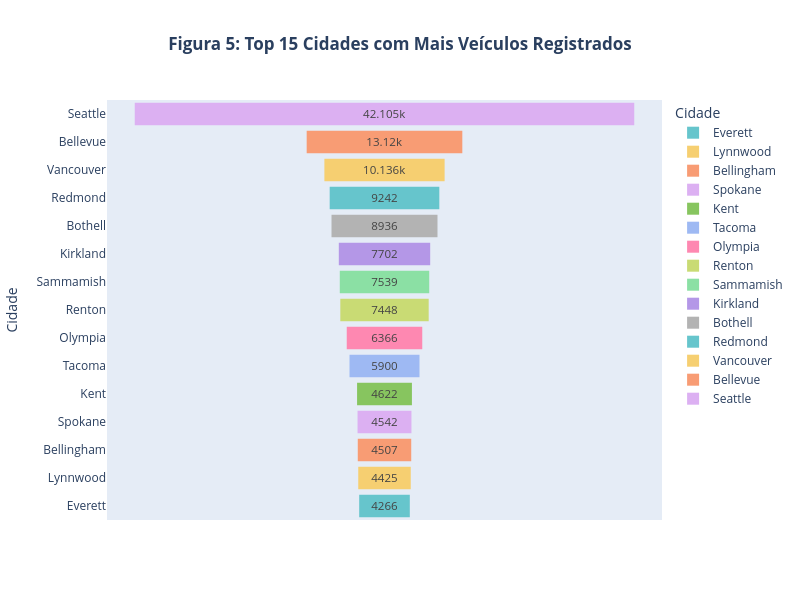

The notebook cell saved with this chart:
### Code cell
# Plotando

fig = px.funnel(top_15_cidades,
            x="Quantidade", 
            y="Cidade",
            width=800, 
            height=600, 
            title="<b>Figura 5: Top 15 Cidades com Mais Veículos Registrados<b>",
            color="Cidade",
            color_discrete_sequence=px.colors.qualitative.Pastel)

fig.update_layout(title_x=0.5)

fig.show()

### Figure 1 — Plotly figure (JSON) as saved in the notebook; plotly's stock layout.template omitted (floating-point values rounded to 4 significant figures)
{"data": [{"hovertemplate": "Cidade=%{y}<br>Quantidade=%{x}<extra></extra>", "legendgroup": "Everett", "marker": {"color": "rgb(102, 197, 204)"}, "name": "Everett", "orientation": "h", "showlegend": true, "type": "funnel", "x": [4266], "xaxis": "x", "y": ["Everett"], "yaxis": "y"}, {"hovertemplate": "Cidade=%{y}<br>Quantidade=%{x}<extra></extra>", "legendgroup": "Lynnwood", "marker": {"color": "rgb(246, 207, 113)"}, "name": "Lynnwood", "orientation": "h", "showlegend": true, "type": "funnel", "x": [4425], "xaxis": "x", "y": ["Lynnwood"], "yaxis": "y"}, {"hovertemplate": "Cidade=%{y}<br>Quantidade=%{x}<extra></extra>", "legendgroup": "Bellingham", "marker": {"color": "rgb(248, 156, 116)"}, "name": "Bellingham", "orientation": "h", "showlegend": true, "type": "funnel", "x": [4507], "xaxis": "x", "y": ["Bellingham"], "yaxis": "y"}, {"hovertemplate": "Cidade=%{y}<br>Quantidade=%{x}<extra></extra>", "legendgroup": "Spokane", "marker": {"color": "rgb(220, 176, 242)"}, "name": "Spokane", "orientation": "h", "showlegend": true, "type": "funnel", "x": [4542], "xaxis": "x", "y": ["Spokane"], "yaxis": "y"}, {"hovertemplate": "Cidade=%{y}<br>Quantidade=%{x}<extra></extra>", "legendgroup": "Kent", "marker": {"color": "rgb(135, 197, 95)"}, "name": "Kent", "orientation": "h", "showlegend": true, "type": "funnel", "x": [4622], "xaxis": "x", "y": ["Kent"], "yaxis": "y"}, {"hovertemplate": "Cidade=%{y}<br>Quantidade=%{x}<extra></extra>", "legendgroup": "Tacoma", "marker": {"color": "rgb(158, 185, 243)"}, "name": "Tacoma", "orientation": "h", "showlegend": true, "type": "funnel", "x": [5900], "xaxis": "x", "y": ["Tacoma"], "yaxis": "y"}, {"hovertemplate": "Cidade=%{y}<br>Quantidade=%{x}<extra></extra>", "legendgroup": "Olympia", "marker": {"color": "rgb(254, 136, 177)"}, "name": "Olympia", "orientation": "h", "showlegend": true, "type": "funnel", "x": [6366], "xaxis": "x", "y": ["Olympia"], "yaxis": "y"}, {"hovertemplate": "Cidade=%{y}<br>Quantidade=%{x}<extra></extra>", "legendgroup": "Renton", "marker": {"color": "rgb(201, 219, 116)"}, "name": "Renton", "orientation": "h", "showlegend": true, "type": "funnel", "x": [7448], "xaxis": "x", "y": ["Renton"], "yaxis": "y"}, {"hovertemplate": "Cidade=%{y}<br>Quantidade=%{x}<extra></extra>", "legendgroup": "Sammamish", "marker": {"color": "rgb(139, 224, 164)"}, "name": "Sammamish", "orientation": "h", "showlegend": true, "type": "funnel", "x": [7539], "xaxis": "x", "y": ["Sammamish"], "yaxis": "y"}, {"hovertemplate": "Cidade=%{y}<br>Quantidade=%{x}<extra></extra>", "legendgroup": "Kirkland", "marker": {"color": "rgb(180, 151, 231)"}, "name": "Kirkland", "orientation": "h", "showlegend": true, "type": "funnel", "x": [7702], "xaxis": "x", "y": ["Kirkland"], "yaxis": "y"}, {"hovertemplate": "Cidade=%{y}<br>Quantidade=%{x}<extra></extra>", "legendgroup": "Bothell", "marker": {"color": "rgb(179, 179, 179)"}, "name": "Bothell", "orientation": "h", "showlegend": true, "type": "funnel", "x": [8936], "xaxis": "x", "y": ["Bothell"], "yaxis": "y"}, {"hovertemplate": "Cidade=%{y}<br>Quantidade=%{x}<extra></extra>", "legendgroup": "Redmond", "marker": {"color": "rgb(102, 197, 204)"}, "name": "Redmond", "orientation": "h", "showlegend": true, "type": "funnel", "x": [9242], "xaxis": "x", "y": ["Redmond"], "yaxis": "y"}, {"hovertemplate": "Cidade=%{y}<br>Quantidade=%{x}<extra></extra>", "legendgroup": "Vancouver", "marker": {"color": "rgb(246, 207, 113)"}, "name": "Vancouver", "orientation": "h", "showlegend": true, "type": "funnel", "x": [10136], "xaxis": "x", "y": ["Vancouver"], "yaxis": "y"}, {"hovertemplate": "Cidade=%{y}<br>Quantidade=%{x}<extra></extra>", "legendgroup": "Bellevue", "marker": {"color": "rgb(248, 156, 116)"}, "name": "Bellevue", "orientation": "h", "showlegend": true, "type": "funnel", "x": [13120], "xaxis": "x", "y": ["Bellevue"], "yaxis": "y"}, {"hovertemplate": "Cidade=%{y}<br>Quantidade=%{x}<extra></extra>", "legendgroup": "Seattle", "marker": {"color": "rgb(220, 176, 242)"}, "name": "Seattle", "orientation": "h", "showlegend": true, "type": "funnel", "x": [42105], "xaxis": "x", "y": ["Seattle"], "yaxis": "y"}], "layout": {"height": 600, "legend": {"title": {"text": "Cidade"}, "tracegroupgap": 0}, "title": {"text": "<b>Figura 5: Top 15 Cidades com Mais Veículos Registrados<b>", "x": 0.5}, "width": 800, "xaxis": {"anchor": "y", "domain": [0, 1], "title": {"text": "Quantidade"}}, "yaxis": {"anchor": "x", "categoryarray": ["Seattle", "Bellevue", "Vancouver", "Redmond", "Bothell", "Kirkland", "Sammamish", "Renton", "Olympia", "Tacoma", "Kent", "Spokane", "Bellingham", "Lynnwood", "Everett"], "categoryorder": "array", "domain": [0, 1], "title": {"text": "Cidade"}}}}
